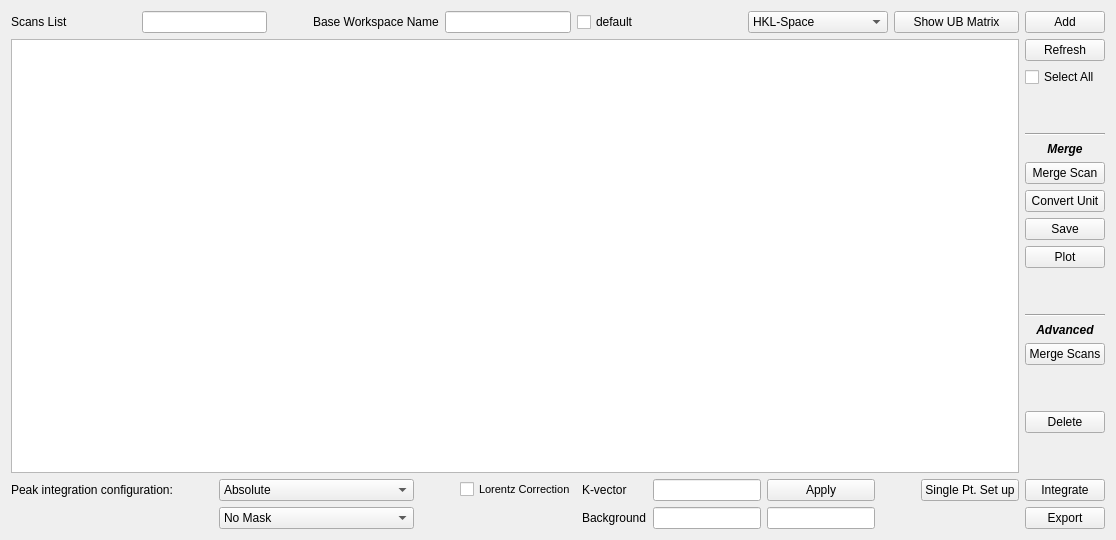
          <widget class="QWidget" name="tab_advsetup">
           <attribute name="title">
            <string>Merge Scan</string>
           </attribute>
           <layout class="QGridLayout" name="gridLayout_4">
            <item row="4" column="0">
             <layout class="QGridLayout" name="gridLayout_22">
              <item row="0" column="9">
               <widget class="QPushButton" name="pushButton_setupPeakIntegration">
                <property name="toolTip">
                 <string>&lt;html&gt;&lt;head/&gt;&lt;body&gt;&lt;p&gt;Switch to tab 'Peak Integrate' to set up options for peak integration&lt;/p&gt;&lt;/body&gt;&lt;/html&gt;</string>
                </property>
                <property name="text">
                 <string>Single Pt. Set up</string>
                </property>
               </widget>
              </item>
              <item row="2" column="3">
               <spacer name="horizontalSpacer_19">
                <property name="orientation">
                 <enum>Qt::Horizontal</enum>
                </property>
                <property name="sizeType">
                 <enum>QSizePolicy::Preferred</enum>
                </property>
                <property name="sizeHint" stdset="0">
                 <size>
                  <width>40</width>
                  <height>20</height>
                 </size>
                </property>
               </spacer>
              </item>
              <item row="2" column="2">
               <widget class="QComboBox" name="comboBox_maskNames1">
                <item>
                 <property name="text">
                  <string>No Mask</string>
                 </property>
                </item>
               </widget>
              </item>
              <item row="0" column="0">
               <widget class="QLabel" name="label_47">
                <property name="text">
                 <string>Peak integration configuration:</string>
                </property>
               </widget>
              </item>
              <item row="2" column="6">
               <widget class="QLineEdit" name="lineEdit_numPt4Background">
                <property name="sizePolicy">
                 <sizepolicy hsizetype="Preferred" vsizetype="Fixed">
                  <horstretch>0</horstretch>
                  <verstretch>0</verstretch>
                 </sizepolicy>
                </property>
                <property name="toolTip">
                 <string>&lt;html&gt;&lt;head/&gt;&lt;body&gt;&lt;p&gt;Number of Pt. to calculate background&lt;/p&gt;&lt;/body&gt;&lt;/html&gt;</string>
                </property>
               </widget>
              </item>
              <item row="0" column="2">
               <widget class="QComboBox" name="comboBox_mergePeakNormType">
                <item>
                 <property name="text">
                  <string>Absolute</string>
                 </property>
                </item>
                <item>
                 <property name="text">
                  <string>Normalized by Monitor Counts</string>
                 </property>
                </item>
                <item>
                 <property name="text">
                  <string>Normalized by Time</string>
                 </property>
                </item>
               </widget>
              </item>
              <item row="2" column="7">
               <widget class="QLineEdit" name="lineEdit_numPt4BackgroundRight">
                <property name="toolTip">
                 <string>&lt;html&gt;&lt;head/&gt;&lt;body&gt;&lt;p&gt;Number of background points take for the right side if it is different from that for left side&lt;/p&gt;&lt;/body&gt;&lt;/html&gt;</string>
                </property>
               </widget>
              </item>
              <item row="0" column="1">
               <spacer name="horizontalSpacer_9">
                <property name="orientation">
                 <enum>Qt::Horizontal</enum>
                </property>
                <property name="sizeType">
                 <enum>QSizePolicy::Ignored</enum>
                </property>
                <property name="sizeHint" stdset="0">
                 <size>
                  <width>40</width>
                  <height>20</height>
                 </size>
                </property>
               </spacer>
              </item>
              <item row="0" column="4">
               <widget class="QCheckBox" name="checkBox_mergeScanTabLorentzCorr">
                <property name="font">
                 <font>
                  <pointsize>8</pointsize>
                 </font>
                </property>
                <property name="text">
                 <string>Lorentz Correction</string>
                </property>
               </widget>
              </item>
              <item row="0" column="8">
               <spacer name="horizontalSpacer_22">
                <property name="orientation">
                 <enum>Qt::Horizontal</enum>
                </property>
                <property name="sizeHint" stdset="0">
                 <size>
                  <width>40</width>
                  <height>20</height>
                 </size>
                </property>
               </spacer>
              </item>
              <item row="0" column="6">
               <widget class="QLineEdit" name="lineEdit_kShiftVector"/>
              </item>
              <item row="2" column="5">
               <widget class="QLabel" name="label_48">
                <property name="text">
                 <string>Background</string>
                </property>
               </widget>
              </item>
              <item row="0" column="5">
               <widget class="QLabel" name="label_39">
                <property name="text">
                 <string>K-vector</string>
                </property>
               </widget>
              </item>
              <item row="0" column="7">
               <widget class="QPushButton" name="pushButton_applyKShift">
                <property name="toolTip">
                 <string>&lt;html&gt;&lt;head/&gt;&lt;body&gt;&lt;p&gt;Apply k-vector to the selected reflections, i.e., shift HKL by kx, ky, kz&lt;/p&gt;&lt;/body&gt;&lt;/html&gt;</string>
                </property>
                <property name="text">
                 <string>Apply</string>
                </property>
               </widget>
              </item>
             </layout>
            </item>
            <item row="1" column="0">
             <layout class="QGridLayout" name="gridLayout_10">
              <item row="0" column="6">
               <spacer name="horizontalSpacer_12">
                <property name="orientation">
                 <enum>Qt::Horizontal</enum>
                </property>
                <property name="sizeType">
                 <enum>QSizePolicy::Preferred</enum>
                </property>
                <property name="sizeHint" stdset="0">
                 <size>
                  <width>40</width>
                  <height>20</height>
                 </size>
                </property>
               </spacer>
              </item>
              <item row="0" column="2">
               <spacer name="horizontalSpacer_10">
                <property name="orientation">
                 <enum>Qt::Horizontal</enum>
                </property>
                <property name="sizeType">
                 <enum>QSizePolicy::Preferred</enum>
                </property>
                <property name="sizeHint" stdset="0">
                 <size>
                  <width>40</width>
                  <height>20</height>
                 </size>
                </property>
               </spacer>
              </item>
              <item row="0" column="3">
               <widget class="QLabel" name="label_29">
                <property name="toolTip">
                 <string>&lt;html&gt;&lt;head/&gt;&lt;body&gt;&lt;p&gt;For MDEventsWorkspace with merged runs&lt;/p&gt;&lt;p&gt;&lt;br/&gt;&lt;/p&gt;&lt;p&gt;For example:&lt;/p&gt;&lt;/body&gt;&lt;/html&gt;</string>
                </property>
                <property name="text">
                 <string>Base Workspace Name</string>
                </property>
               </widget>
              </item>
              <item row="0" column="4">
               <widget class="QLineEdit" name="lineEdit_baseMergeMDName">
                <property name="sizePolicy">
                 <sizepolicy hsizetype="Preferred" vsizetype="Fixed">
                  <horstretch>0</horstretch>
                  <verstretch>0</verstretch>
                 </sizepolicy>
                </property>
               </widget>
              </item>
              <item row="0" column="1">
               <widget class="QLineEdit" name="lineEdit_listScansSliceView">
                <property name="sizePolicy">
                 <sizepolicy hsizetype="Preferred" vsizetype="Fixed">
                  <horstretch>0</horstretch>
                  <verstretch>0</verstretch>
                 </sizepolicy>
                </property>
                <property name="toolTip">
                 <string>&lt;html&gt;&lt;head/&gt;&lt;body&gt;&lt;p&gt;List of scans and possibly Pt numbers.&lt;/p&gt;&lt;p&gt;&lt;br/&gt;&lt;/p&gt;&lt;p&gt;Example 1:&lt;/p&gt;&lt;p&gt;123, 125-130, 301, 304&lt;/p&gt;&lt;p&gt;It will integrate all Pts. in each scan&lt;/p&gt;&lt;p&gt;&lt;br/&gt;&lt;/p&gt;&lt;p&gt;Example 2:&lt;/p&gt;&lt;p&gt;123 (1, 2, 3, 4-10), 125-130, &lt;/p&gt;&lt;p&gt;It will integrate all Pts. in all scans excpet 123, which will have a selected few to be integrated&lt;/p&gt;&lt;p&gt;&lt;br/&gt;&lt;/p&gt;&lt;p&gt;Example 3:&lt;/p&gt;&lt;p&gt;123, 125-130, 301, 304 | 1, 2, 3-9&lt;/p&gt;&lt;p&gt;It will integrate selected Pts. in the previous one&lt;/p&gt;&lt;/body&gt;&lt;/html&gt;</string>
                </property>
               </widget>
              </item>
              <item row="0" column="0">
               <widget class="QLabel" name="label_30">
                <property name="text">
                 <string>Scans List</string>
                </property>
               </widget>
              </item>
              <item row="0" column="8">
               <widget class="QPushButton" name="pushButton_showUB">
                <property name="text">
                 <string>Show UB Matrix</string>
                </property>
               </widget>
              </item>
              <item row="0" column="7">
               <widget class="QComboBox" name="comboBox_mergeScanFrame">
                <property name="minimumSize">
                 <size>
                  <width>140</width>
                  <height>0</height>
                 </size>
                </property>
                <property name="toolTip">
                 <string>&lt;html&gt;&lt;head/&gt;&lt;body&gt;&lt;p&gt;Type of frame that the final merged scan will be in.&lt;/p&gt;&lt;/body&gt;&lt;/html&gt;</string>
                </property>
                <item>
                 <property name="text">
                  <string>HKL-Space</string>
                 </property>
                </item>
                <item>
                 <property name="text">
                  <string>Q-Sample-Space</string>
                 </property>
                </item>
               </widget>
              </item>
              <item row="0" column="5">
               <widget class="QCheckBox" name="checkBox_useDefaultMergedName">
                <property name="text">
                 <string>default</string>
                </property>
               </widget>
              </item>
             </layout>
            </item>
            <item row="1" column="1">
             <widget class="QPushButton" name="pushButton_addScanSliceView">
              <property name="toolTip">
               <string>&lt;html&gt;&lt;head/&gt;&lt;body&gt;&lt;p&gt;Add the selected scans and Pts for merging to table&lt;/p&gt;&lt;/body&gt;&lt;/html&gt;</string>
              </property>
              <property name="text">
               <string>Add</string>
              </property>
             </widget>
            </item>
            <item row="3" column="0">
             <widget class="ProcessTableWidget" name="tableWidget_mergeScans">
              <property name="toolTip">
               <string>&lt;html&gt;&lt;head/&gt;&lt;body&gt;&lt;p&gt;? columns: &lt;/p&gt;&lt;p&gt;&lt;br/&gt;&lt;/p&gt;&lt;p&gt;1. Scan number&lt;/p&gt;&lt;p&gt;2. Number of Pts.&lt;/p&gt;&lt;p&gt;3. Status: &lt;/p&gt;&lt;p&gt;(a) done&lt;/p&gt;&lt;p&gt;(b) error with error message&lt;/p&gt;&lt;p&gt;(c) on-going&lt;/p&gt;&lt;p&gt;(d) empty as not yet&lt;/p&gt;&lt;/body&gt;&lt;/html&gt;</string>
              </property>
             </widget>
            </item>
            <item row="3" column="1">
             <layout class="QVBoxLayout" name="verticalLayout_13">
              <item>
               <widget class="QPushButton" name="pushButton_refreshMerged">
                <property name="text">
                 <string>Refresh</string>
                </property>
               </widget>
              </item>
              <item>
               <widget class="QCheckBox" name="checkBox_selectAllScans2Merge">
                <property name="text">
                 <string>Select All</string>
                </property>
               </widget>
              </item>
              <item>
               <spacer name="verticalSpacer_10">
                <property name="orientation">
                 <enum>Qt::Vertical</enum>
                </property>
                <property name="sizeType">
                 <enum>QSizePolicy::Preferred</enum>
                </property>
                <property name="sizeHint" stdset="0">
                 <size>
                  <width>20</width>
                  <height>40</height>
                 </size>
                </property>
               </spacer>
              </item>
              <item>
               <widget class="Line" name="line_8">
                <property name="orientation">
                 <enum>Qt::Horizontal</enum>
                </property>
               </widget>
              </item>
              <item>
               <widget class="QLabel" name="label_37">
                <property name="font">
                 <font>
                  <pointsize>9</pointsize>
                  <weight>75</weight>
                  <italic>true</italic>
                  <bold>true</bold>
                 </font>
                </property>
                <property name="text">
                 <string>Merge</string>
                </property>
                <property name="alignment">
                 <set>Qt::AlignCenter</set>
                </property>
               </widget>
              </item>
              <item>
               <widget class="QPushButton" name="pushButton_mergeScans">
                <property name="font">
                 <font>
                  <weight>50</weight>
                  <bold>false</bold>
                 </font>
                </property>
                <property name="toolTip">
                 <string>&lt;html&gt;&lt;head/&gt;&lt;body&gt;&lt;p&gt;Merge Pts. within a scan.&lt;/p&gt;&lt;p&gt;It is different from 'combine scans', which will merge multiple scans into a single MDEventWorkspace&lt;/p&gt;&lt;/body&gt;&lt;/html&gt;</string>
                </property>
                <property name="text">
                 <string>Merge Scan</string>
                </property>
               </widget>
              </item>
              <item>
               <widget class="QPushButton" name="pushButton_3">
                <property name="text">
                 <string>Convert Unit</string>
                </property>
               </widget>
              </item>
              <item>
               <widget class="QPushButton" name="pushButton_saveMergedResult">
                <property name="maximumSize">
                 <size>
                  <width>130</width>
                  <height>16777215</height>
                 </size>
                </property>
                <property name="text">
                 <string>Save</string>
                </property>
               </widget>
              </item>
              <item>
               <widget class="QPushButton" name="pushButton_plotMergedScans">
                <property name="text">
                 <string>Plot</string>
                </property>
               </widget>
              </item>
              <item>
               <spacer name="verticalSpacer_23">
                <property name="orientation">
                 <enum>Qt::Vertical</enum>
                </property>
                <property name="sizeType">
                 <enum>QSizePolicy::Preferred</enum>
                </property>
                <property name="sizeHint" stdset="0">
                 <size>
                  <width>20</width>
                  <height>40</height>
                 </size>
                </property>
               </spacer>
              </item>
              <item>
               <widget class="Line" name="line_9">
                <property name="orientation">
                 <enum>Qt::Horizontal</enum>
                </property>
               </widget>
              </item>
              <item>
               <widget class="QLabel" name="label_45">
                <property name="font">
                 <font>
                  <pointsize>9</pointsize>
                  <weight>75</weight>
                  <italic>true</italic>
                  <bold>true</bold>
                 </font>
                </property>
                <property name="text">
                 <string>Advanced</string>
                </property>
                <property name="alignment">
                 <set>Qt::AlignCenter</set>
                </property>
               </widget>
              </item>
              <item>
               <widget class="QPushButton" name="pushButton_multipleScans">
                <property name="toolTip">
                 <string>&lt;html&gt;&lt;head/&gt;&lt;body&gt;&lt;p&gt;Merge multiple scans, which are selected from the table, to a single MDEventsWorkspace&lt;/p&gt;&lt;/body&gt;&lt;/html&gt;</string>
                </property>
                <property name="text">
                 <string>Merge Scans</string>
                </property>
               </widget>
              </item>
              <item>
               <spacer name="verticalSpacer_13">
                <property name="orientation">
                 <enum>Qt::Vertical</enum>
                </property>
                <property name="sizeType">
                 <enum>QSizePolicy::Expanding</enum>
                </property>
                <property name="sizeHint" stdset="0">
                 <size>
                  <width>20</width>
                  <height>40</height>
                 </size>
                </property>
               </spacer>
              </item>
              <item>
               <widget class="QPushButton" name="pushButton_4">
                <property name="text">
                 <string>Delete</string>
                </property>
               </widget>
              </item>
              <item>
               <spacer name="verticalSpacer_15">
                <property name="orientation">
                 <enum>Qt::Vertical</enum>
                </property>
                <property name="sizeHint" stdset="0">
                 <size>
                  <width>20</width>
                  <height>40</height>
                 </size>
                </property>
               </spacer>
              </item>
             </layout>
            </item>
            <item row="4" column="1">
             <layout class="QGridLayout" name="gridLayout_23">
              <item row="0" column="0">
               <widget class="QPushButton" name="pushButton_integratePeaks">
                <property name="maximumSize">
                 <size>
                  <width>130</width>
                  <height>16777215</height>
                 </size>
                </property>
                <property name="toolTip">
                 <string>&lt;html&gt;&lt;head/&gt;&lt;body&gt;&lt;p&gt;Select the scan that are to be merged,&lt;/p&gt;&lt;p&gt;Then it will jump to tab 'Peak Integrate' to integrate peaks&lt;/p&gt;&lt;/body&gt;&lt;/html&gt;</string>
                </property>
                <property name="text">
                 <string>Integrate</string>
                </property>
               </widget>
              </item>
              <item row="1" column="0">
               <widget class="QPushButton" name="pushButton_exportPeaks">
                <property name="text">
                 <string>Export</string>
                </property>
               </widget>
              </item>
             </layout>
            </item>
           </layout>
          </widget>
